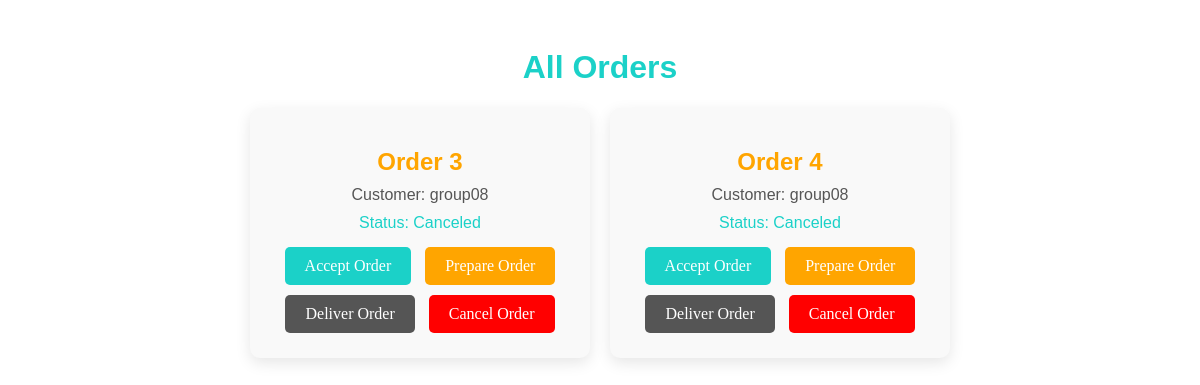
Screenshot of /shop/staff/orders/ (signed in) with the database file from the repository.
### shop/models.py (models this page shows, shortened)
class Order(models.Model):
    customer = models.ForeignKey('auth.User', on_delete=models.CASCADE)
    created_at = models.DateTimeField(auto_now_add=True)
    status = models.CharField(max_length=20, choices=[('Pending', 'Pending'), ('Accepted', 'Accepted'), ('Preparing', 'Preparing'), ('Delivered', 'Delivered')])

### shop/views.py (the view)
# urls.py: path('staff/orders/', views.staff_order_list, name='staff_order_list'),
@login_required
def staff_order_list(request):
    orders = Order.objects.all()  # Display all orders
    return render(request, 'shop/staff_order_list.html', {'orders': orders})

### shop/templates/shop/staff_order_list.html (shortened to what this page needs)
<div style="padding: 20px; text-align: center;">
    <h1 style="color: #1bd1c8; font-family: Arial, sans-serif; animation: fadeIn 1s ease-in-out;">All Orders</h1>
    <div style="display: flex; flex-wrap: wrap; gap: 20px; justify-content: center;">
        {% for order in orders %}
            <div style="width: 300px; background: #f9f9f9; padding: 20px; border-radius: 10px; box-shadow: 0 5px 15px rgba(0, 0, 0, 0.1); text-align: center; animation: slideIn 0.7s ease;">
                <h2 style="color: #ffa500; font-family: Arial, sans-serif; margin-bottom: 10px;">Order {{ order.id }}</h2>
                <p style="color: #555; font-family: Arial, sans-serif; margin: 10px 0;">Customer: {{ order.customer.username }}</p>
                <p style="color: #1bd1c8; font-family: Arial, sans-serif; margin: 10px 0;">Status: {{ order.status }}</p>
                <a href="{% url 'shop:accept_order' order.pk %}" style="display: inline-block; padding: 10px 20px; background: #1bd1c8; color: #fff; text-decoration: none; border-radius: 5px; margin: 5px;">Accept Order</a>
                <a href="{% url 'shop:prepare_order' order.pk %}" style="display: inline-block; padding: 10px 20px; background: #ffa500; color: #fff; text-decoration: none; border-radius: 5px; margin: 5px;">Prepare Order</a>
                <a href="{% url 'shop:deliver_order' order.pk %}" style="display: inline-block; padding: 10px 20px; background: #555; color: #fff; text-decoration: none; border-radius: 5px; margin: 5px;">Deliver Order</a>
                <a href="{% url 'shop:cancel_order' order.pk %}" style="display: inline-block; padding: 10px 20px; background: red; color: #fff; text-decoration: none; border-radius: 5px; margin: 5px;">Cancel Order</a>
            </div>
        {% endfor %}
    </div>
</div>

### rows the page displays
Order: id "3", customer.username "group08", status "Canceled"
Order: id "4", customer.username "group08", status "Canceled"
